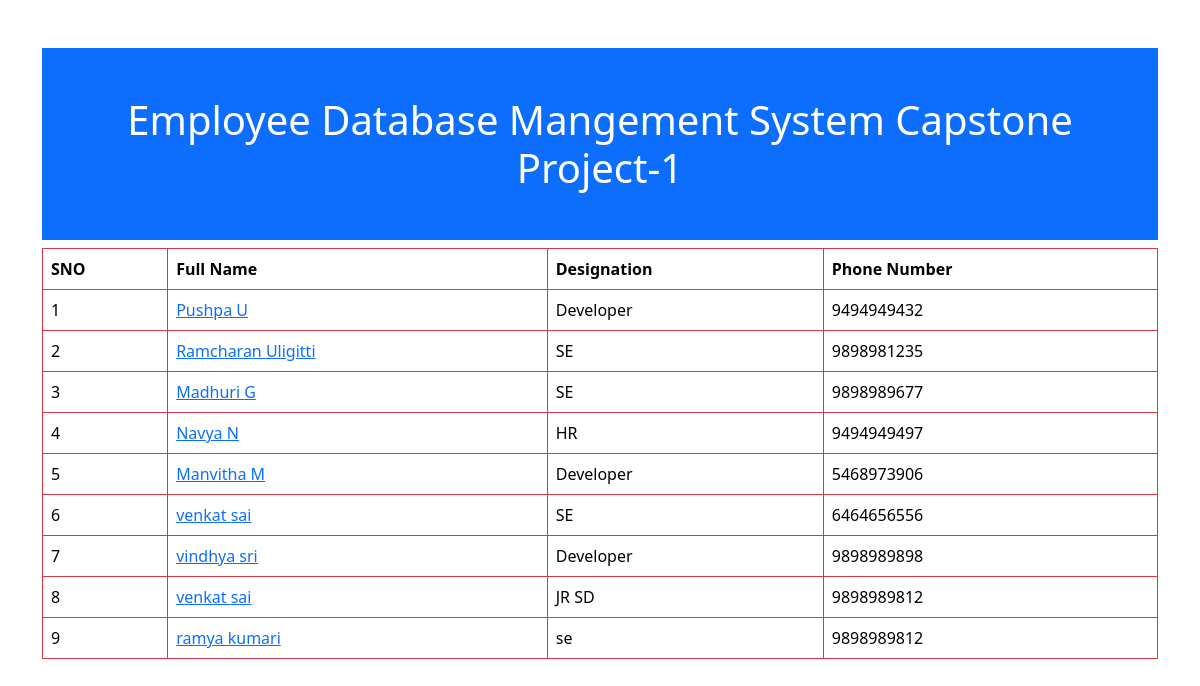
The page / on the database its author committed.
### app/models.py (models this page shows)
class employee(models.Model):
     first_name = models.CharField(max_length=100)
     last_name = models.CharField(max_length=100)
     photo = models.CharField(max_length=100)
     designation = models.CharField(max_length=100)
     email_address = models.CharField(max_length=100)
     phone_number = models.CharField(max_length=100)

### app/views.py (the view)
# urls.py: 2. Add a URL to urlpatterns:  path('', views.home, name='home')
def home(request):
    employees=employee.objects.all()
    return render(request,'app/home.html',{'employees':employees})

### app/templates/app/home.html (shortened to what this page needs)
<!DOCTYPE html>
<html lang="en">
<head>
<link rel="stylesheet" href="https://cdn.jsdelivr.net/npm/bootstrap@5.3.8/dist/css/bootstrap.min.css">
</head>
<body>
<div class="container mt-5">
<h1 class="bg-primary text-white p-5 text-center">Employee Database Mangement System Capstone Project-1</h1>
<table class="table table-bordered border-danger table-hover">
<thead>
<tr>
<th>SNO</th>
<th>Full Name</th>
<th>Designation</th>
<th>Phone Number</th>
</tr>
</thead>
<tbody>
{% for x in employees %}
<tr>
<td>{{x.id}}</td>
<td><a href="{% url 'employee_detail' x.id %}">{{x.first_name}} {{x.last_name}}</a></td>
<td>{{x.designation}}</td>
<td>{{x.phone_number}}</td>
</tr>
{% endfor %}
</tbody>
</table>
</div>
</body>
</html>

### rows shown on the page
employee: id "1", first_name "Pushpa", last_name "U", designation "Developer", phone_number "9494949432"
employee: id "2", first_name "Ramcharan", last_name "Uligitti", designation "SE", phone_number "9898981235"
employee: id "3", first_name "Madhuri", last_name "G", designation "SE", phone_number "9898989677"
employee: id "4", first_name "Navya", last_name "N", designation "HR", phone_number "9494949497"
employee: id "5", first_name "Manvitha", last_name "M", designation "Developer", phone_number "5468973906"
employee: id "6", first_name "venkat", last_name "sai", designation "SE", phone_number "6464656556"
employee: id "7", first_name "vindhya", last_name "sri", designation "Developer", phone_number "9898989898"
employee: id "8", first_name "venkat", last_name "sai", designation "JR SD", phone_number "9898989812"
employee: id "9", first_name "ramya", last_name "kumari", designation "se", phone_number "9898989812"
